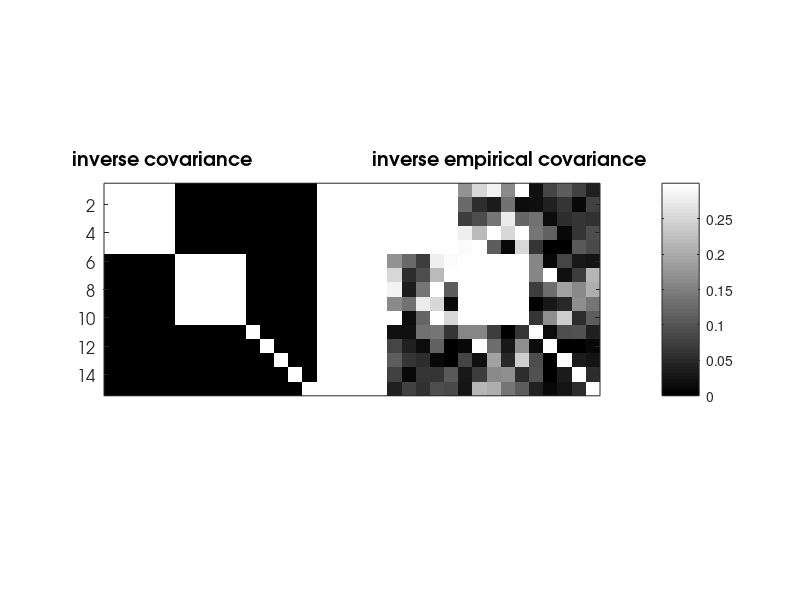

Source code (MATLAB): (Note: this script raises an error after producing the figure.)
%
%        SYNTHETIC EXPERIMENT FOR LEARNING GGM WITH LATENT VARIABLES
%
% Regularized problem for chain latent group Lasso 
%
%       min_x |S^.5*Z*S^.5-S|+lambda*omega(Z)
%
% 
%%%%%%%%%%%%
% Marina Vinyes and Guillaume Obozinski, 2016
% %%%%%%%%%%%%

%% add paths
clc; clear all;
addpath('../main');
addpath('../active-set');
addpath('../atom-selection');
addpath('../utils');
addpath('../other');
addpath('../TPower_1.0');
addpath('../TPower_1.0/algorithms/TPower/');
addpath('../TPower_1.0/misc/');

%% Experimental Setting
n=500;
p=15;
sigma=0;
lambda=0.5;

%% Covariance and design matrix
rho1 = 0.7;
rho2 = 0.9;
C=eye(15);
C(1:5,1:5) = rho1*ones(5)+(1-rho1)*eye(5);
C(6:10,6:10) = rho2*ones(5)+(1-rho2)*eye(5);
des=inv(C);

%% output
out_as.cpu=[];
out_as.na=[];
out_as.qp=[];
out_as.hessian=[];
out_as.time=[];
out_bcd.cpu=[];
out_cndg.cpu=[];

%% data
mu = zeros(1,p); % vector of means
Y = mvnrnd(mu, C+sigma^2*eye(p), n)';
S=cov(Y');

%%
figure(1);
imagesc([abs(C) 1*ones(p,5) abs(inv(S))]); colormap gray;
hTitle=title('   inverse covariance                        inverse empirical covariance');
% set(gca,'XTick',0:20:135,'YTick',0:10:40);
h1=xlabel('');
h2=ylabel('');
set(h1,'Visible','off');
set(gca,'FontName','AvantGarde','FontWeight','normal','FontSize',12);
set(hTitle,'FontName','AvantGarde','FontSize',14,'FontWeight','bold');
set(h2,'FontName','AvantGarde','FontSize',14,'FontWeight','normal');
set(gca,'xtick',[])
caxis([0, 0.3]);
colorbar;
pbaspect([(2*p+5)/p 1 1]);

keyboard;
%% param

param.f=4;
param.diag=0;
param.PSD=true;
param.max_nb_main_loop=100;
param.powerIter=100;
param.stPtPowerIter=1000;
param.niterPS=10000;%5000
param.epsStop=1e-8;
param.PSdualityEpsilon=1e-3;
param.k=0;
param.PSmu=0; %strong convexity
param.verbose=1;
param.debug=0;
param.sloppy=0;
param.max_nb_atoms=param.max_nb_main_loop*param.niterPS;
param.cardfun=inf*ones(1,p);
param.cardfun(5)=1;
%%
%S=C;
inputData.X1=S^.5;
inputData.X2=inputData.X1;
inputData.Y=eye(p);
param.lambda=lambda;
%% as quadprog
param.opt='asqp';
[Z_as,D_as, ActiveSet_as, hist_as, param_as, flaga_as, it_as] = cgan_lgm(inputData,param);
dg_as=hist_as.dg_sup;
tt_as=hist_as.time_sup;
fprintf('lambda=%f\n',lambda);
fprintf('......tt=%f dg=%f\n',hist_as.time(end),hist_as.dg(end));


%% Duality Gap Figure

xplot{1}=tt_as;
yplot{1}=dg_as;
colors = [1 0 0];
legendStr={'cg'};

figure(2);clf
for i=1
loglog(xplot{i},yplot{i},'-','LineWidth',2,'Color',colors(i,:),'DisplayName',legendStr{i}); 
hold on
end
title('duality gap lgl');
legend('show','Location','southwest');
grid on
hold off



xplot{1}=hist_as.time;
yplot{1}=hist_as.dg;
colors = [    1 0 0];
legendStr={'cg'};

figure(3);clf
for i=1
loglog(xplot{i},yplot{i},'-','LineWidth',2,'Color',colors(i,:),'DisplayName',legendStr{i}); 
hold on
end
title('duality gap lgl');
legend('show','Location','southwest');
grid on
hold off

figure(4);clf
loglog(tt_as,dg_as,'-','LineWidth',2,'Color',[0 0 0],'DisplayName','dg sup');hold on;
loglog(hist_as.time,hist_as.dg,'-','LineWidth',2,'Color',[1 0 0],'DisplayName','dg sup');hold on;
legend('show','Location','southwest');
grid on
hold off

%%
%%
figure(5);
imagesc([abs(C) 1*ones(p,5) abs(inv(S)) 1*ones(p,5) abs(inv(Z_as+diag(D_as)))]); colormap gray;
hTitle=title('   inverse covariance                        inverse empirical covariance      estimated inverse');
% set(gca,'XTick',0:20:135,'YTick',0:10:40);
h1=xlabel('');
h2=ylabel('');
set(h1,'Visible','off');
set(gca,'FontName','AvantGarde','FontWeight','normal','FontSize',12);
set(hTitle,'FontName','AvantGarde','FontSize',14,'FontWeight','bold');
set(h2,'FontName','AvantGarde','FontSize',14,'FontWeight','normal');
set(gca,'xtick',[])
caxis([0, 0.3]);
colorbar;
pbaspect([(3*p+10)/p 1 1]);

%%
figure(6);clf
nplots=length(ActiveSet_as.matrix_atoms)+2;
ncol=ceil(sqrt(nplots));
nrow=ceil(nplots/ncol);
iplot=1;
M=zeros(p);
while iplot<nplots-1
subplot(nrow,ncol,iplot);
imagesc(abs(ActiveSet_as.alpha(iplot)*ActiveSet_as.matrix_atoms{iplot}));
M=M+ActiveSet_as.alpha(iplot)*ActiveSet_as.matrix_atoms{iplot};
iplot=iplot+1;
end
subplot(nrow,ncol,iplot);
imagesc(abs(M));
subplot(nrow,ncol,iplot);
imagesc(abs(M+diag(D_as)));
